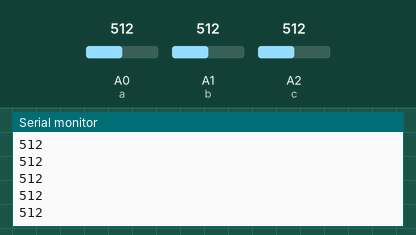
A sketch run on a simulated Arduino Uno, built with avr-gcc and run on an emulated ATmega328P. Parts: the last lines printed to the serial monitor. The test bench sets the inputs (shaded band); at power-on: A0 (a) = 512, A1 (b) = 512, A2 (c) = 512. No radio packets arrive unless stated.

Above: at 1.9 s.
2.0 s: A0 (a) set to 716
At 3.4 s:
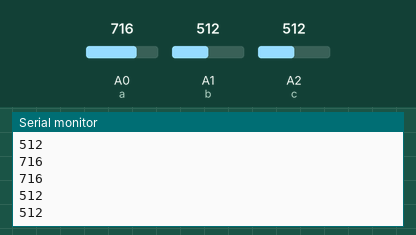
3.6 s: A1 (b) set to 306
At 4.2 s:
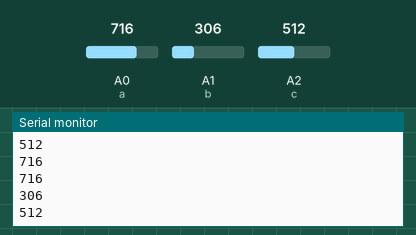
5.2 s: A2 (c) set to 900
At 6.6 s:
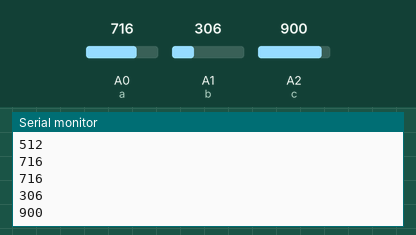
6.8 s: A2 (c) set to 1023
At 8.1 s:
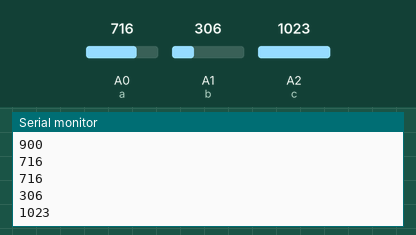
8.4 s: A1 (b) set to 122
At 9.9 s:
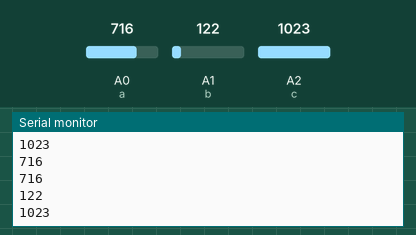
10.0 s: A0 (a) set to 511
At 11.4 s:
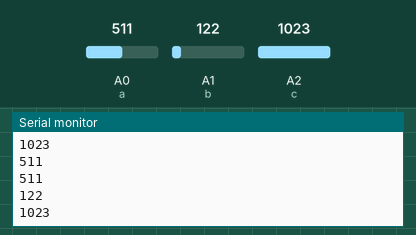
Timing chart, 0 to 12.6 s (numbered marks = the images above; inputs shaded):
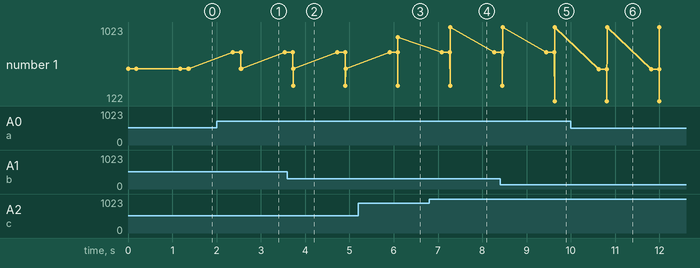

Measured:
- after the input at 2.0 s, the serial monitor: prints a new line after 0.36 s (image 1)
- after the input at 3.6 s, the serial monitor: prints a new line after 0.13 s (image 2)
- after the input at 5.2 s, the serial monitor: prints a new line after 0.90 s (image 3)
- after the input at 6.8 s, the serial monitor: prints a new line after 0.48 s (image 4)
- after the input at 8.4 s, the serial monitor: prints a new line after 1.2 s (image 5)
- after the input at 10.0 s, the serial monitor: prints a new line after 0.63 s (image 6)
- plotted number 1: 512 → 716 after the input at 2.0 s, 512 → 900 after the input at 5.2 s

The sketch:

tx.ino
```cpp
#include <VirtualWire.h>
const int transmit_pin = 10;
const int recieve_pin = 11;
int a=A0;
int b=A1;
int c=A2;
char msg[3];
void setup()
{
  pinMode(a,INPUT);
  pinMode(b,INPUT);
  pinMode(c,INPUT);
  Serial.begin(9600);
  vw_setup(2000);
  vw_set_tx_pin(transmit_pin);
}
void loop() {
int x,y,z;
x=analogRead(a);
itoa(x,msg,10);
Serial.println(msg);
vw_send((uint8_t*)msg,3);
vw_wait_tx();
y=analogRead(b);
itoa(y,msg,10);
vw_send((uint8_t*)msg,3);
vw_wait_tx();
z=analogRead(c);
itoa(z,msg,10);
vw_send((uint8_t*)msg,3);
vw_wait_tx();
Serial.println(x);
Serial.println(y);
Serial.println(z);
delay(1000);
}
```
